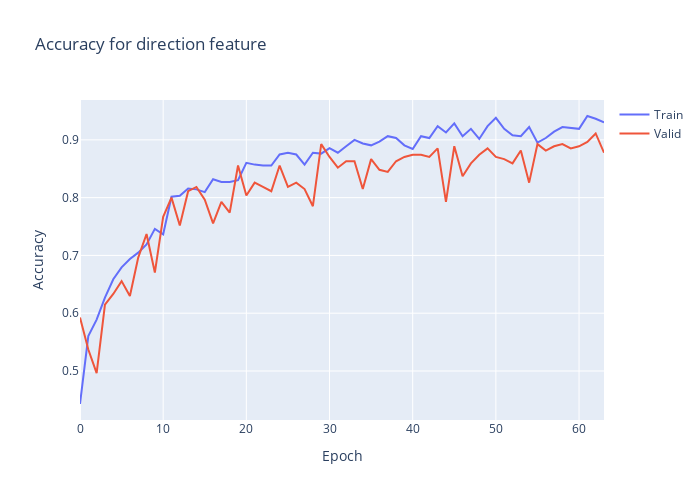

The cell this chart's notebook holds for it:
### Code cell
plt.clf()
fig = go.Figure()
fig.add_trace(go.Scatter(
                    y=history.history['direction_output_accuracy'],
                    name='Train'))
fig.add_trace(go.Scatter(
                    y=history.history['val_direction_output_accuracy'],
                    name='Valid'))
fig.update_layout(height=500, 
                  width=700,
                  title='Accuracy for direction feature',
                  xaxis_title='Epoch',
                  yaxis_title='Accuracy')
fig.show()

### Figure 1 — Plotly figure (JSON) as saved in the notebook; plotly's stock layout.template omitted (floating-point values rounded to 4 significant figures)
{"data": [{"name": "Train", "type": "scatter", "y": [0.4429, 0.5603, 0.5889, 0.627, 0.6587, 0.6794, 0.6937, 0.7048, 0.719, 0.746, 0.7365, 0.8016, 0.8032, 0.8159, 0.8143, 0.8095, 0.8317, 0.827, 0.827, 0.8302, 0.8603, 0.8571, 0.8556, 0.8556, 0.8746, 0.8778, 0.8746, 0.8571, 0.8778, 0.8762, 0.8857, 0.8778, 0.8889, 0.9, 0.8937, 0.8905, 0.8968, 0.9063, 0.9032, 0.8905, 0.8841, 0.9063, 0.9032, 0.9238, 0.9127, 0.9286, 0.9063, 0.919, 0.9016, 0.9238, 0.9381, 0.919, 0.9079, 0.9063, 0.9222, 0.8952, 0.9032, 0.9143, 0.9222, 0.9206, 0.919, 0.9413, 0.9365, 0.9302]}, {"name": "Valid", "type": "scatter", "y": [0.5926, 0.537, 0.4963, 0.6148, 0.6333, 0.6556, 0.6296, 0.6963, 0.737, 0.6704, 0.7667, 0.8, 0.7519, 0.8111, 0.8185, 0.7963, 0.7556, 0.7926, 0.7741, 0.8556, 0.8037, 0.8259, 0.8185, 0.8111, 0.8556, 0.8185, 0.8259, 0.8148, 0.7852, 0.8926, 0.8704, 0.8519, 0.863, 0.863, 0.8148, 0.8667, 0.8481, 0.8444, 0.863, 0.8704, 0.8741, 0.8741, 0.8704, 0.8852, 0.7926, 0.8889, 0.837, 0.8593, 0.8741, 0.8852, 0.8704, 0.8667, 0.8593, 0.8815, 0.8259, 0.8926, 0.8815, 0.8889, 0.8926, 0.8852, 0.8889, 0.8963, 0.9111, 0.8778]}], "layout": {"height": 500, "title": {"text": "Accuracy for direction feature"}, "width": 700, "xaxis": {"title": {"text": "Epoch"}}, "yaxis": {"title": {"text": "Accuracy"}}}}
